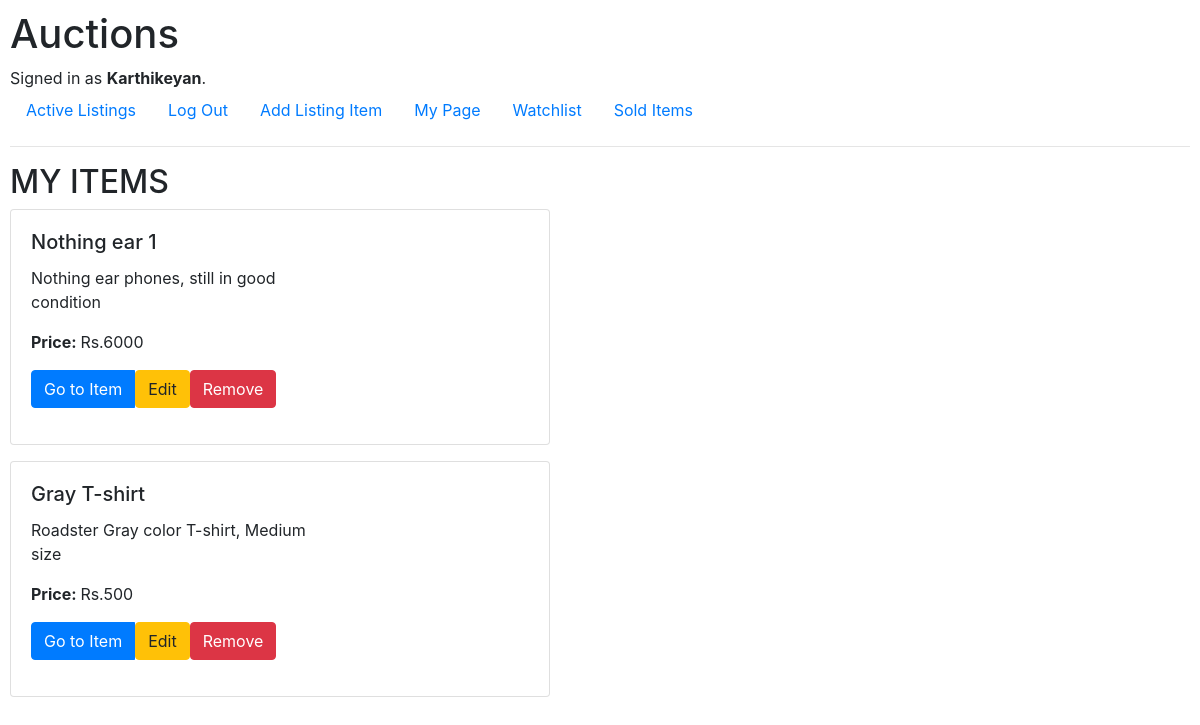
Before: /mypage (signed in) with the older database file.
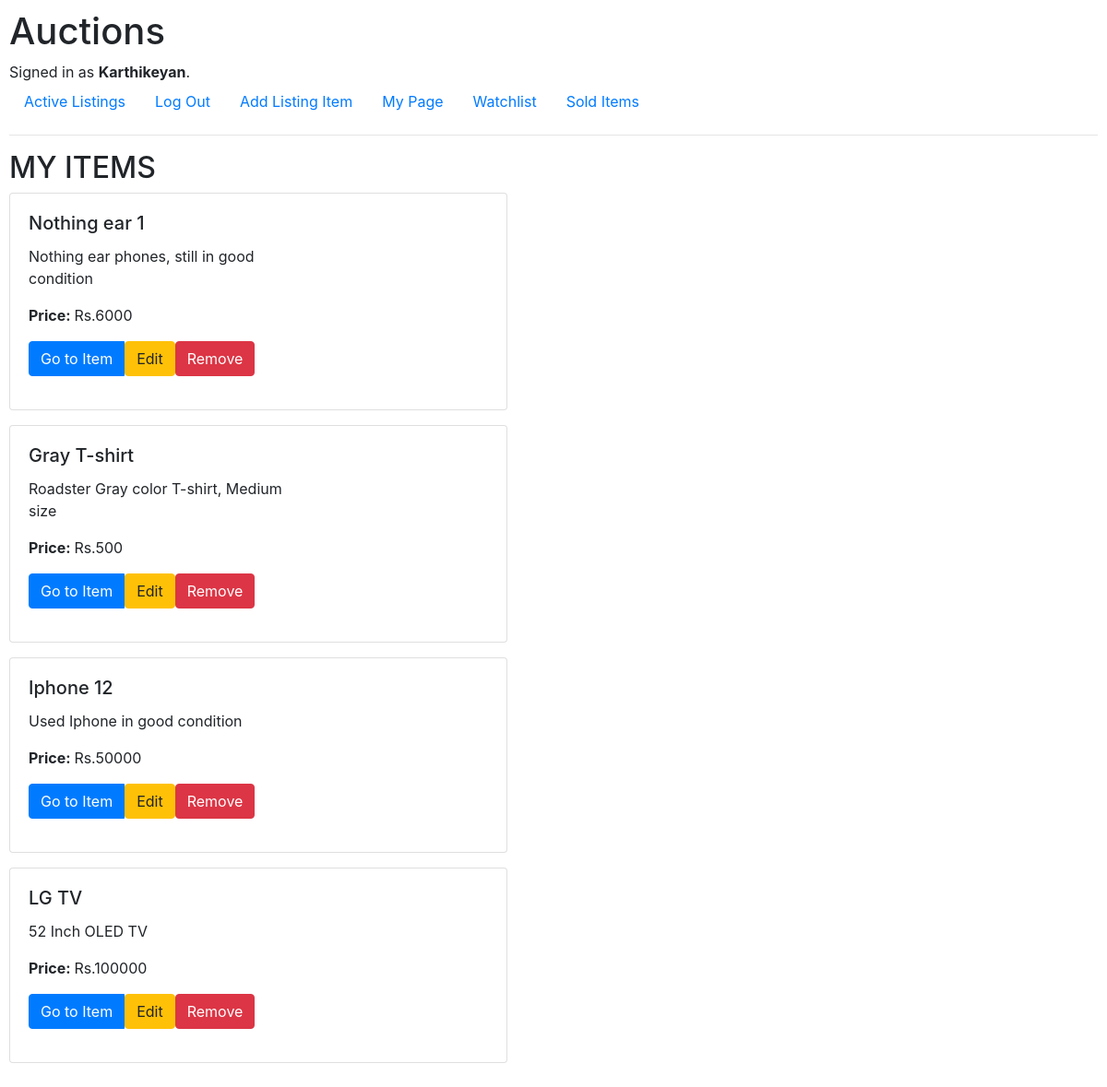
After: the same page with the newer database file.
### auctions/models.py (models this page shows, shortened)
class listing(models.Model):
    title = models.CharField(max_length=20)
    description = models.CharField(max_length=64)
    price = models.IntegerField()
    category = models.ForeignKey(Category, blank=True, null=True, on_delete=models.CASCADE, related_name="item_type")
    image = models.ImageField(null=True, blank=True, upload_to='images/')
    posted_user = models.ForeignKey(User, related_name="posted_item", on_delete=models.CASCADE, null=True)
    isActive = models.BooleanField(default=True)
    watchlist = models.ManyToManyField(User, null=True, related_name="Watch_items", blank=True)

### auctions/views.py (the view)
# urls.py: path("mypage", views.mypage, name="mypage"),
@login_required
def mypage(request):
    if request.method=="POST":
        obj = request.POST['obj_id']
        o = listing.objects.get(id=obj)
        oc = o.category
        cat = Category.objects.all()
        c = Category.objects.get(id = oc.id)
        return render(request, "auctions/edit.html", {
            "id" : o.id,
            "title" : o.title,
            "description" : o.description,
            "price" : o.price,
            "categories" : cat,
            "image" : o.image,
            "oc" : oc
        })
    else:
        user = request.user
        if user.is_authenticated:
            items = listing.objects.filter(posted_user=user)
            return render(request, "auctions/mypage.html", {
                "items" : items
            })

### auctions/templates/auctions/mypage.html (shortened to what this page needs)
{% extends 'auctions/layout.html' %}
{% block body %}
<h2>MY ITEMS</h2>
    {% for item in items %}
<div class="card mb-3" style="max-width: 540px;">
    <div class="row g-0">
        <div class="col-md-8">
            <div class="card-body">
                <h5 class="card-title">{{item.title}}</h5>
                <p class="card-text">{{item.description}}</p>
                <p class="card-text"><strong>Price: </strong>Rs.{{item.price}}</p>
                    <div class="btn-group">
                        <a href="{% url 'list' item.title %}" method="post" class="btn btn-primary mb-3">Go to Item</a>
                        <form action="{% url 'mypage' %}" method="post">
                            <button type="submit" class="btn btn-warning mb-3">Edit</button>
                        </form>
                        <form action="{% url 'del' item.id %}" method="post">
                            <button type="submit" class="btn btn-danger mb-3">Remove</button>
                        </form>
                    </div>
                </div>
            </div>
        </div>
    </div>
    {% empty %}
<hr />
<h4> No items </h4>
<hr />
    {% endfor %}
{% endblock %}

Changed rows visible on the page:
added listing: title "Iphone 12", description "Used Iphone in good condition", price "50000"
added listing: title "LG TV", description "52 Inch OLED TV", price "100000"
